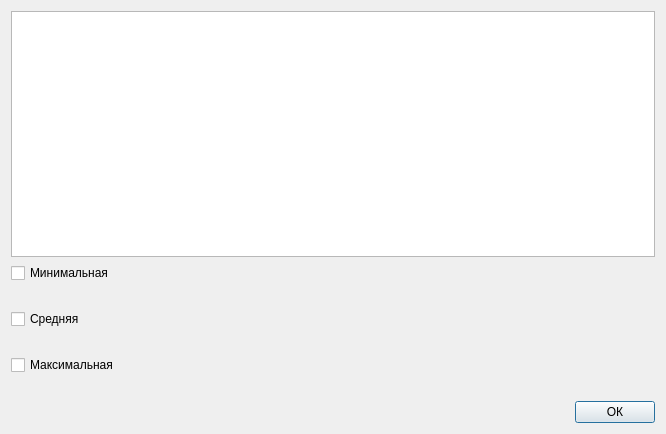
<?xml version="1.0" encoding="UTF-8"?>
<ui version="4.0">
 <class>management_dialog</class>
 <widget class="QDialog" name="management_dialog">
  <property name="geometry">
   <rect>
    <x>0</x>
    <y>0</y>
    <width>666</width>
    <height>434</height>
   </rect>
  </property>
  <property name="windowTitle">
   <string>Dialog</string>
  </property>
  <layout class="QGridLayout" name="gridLayout">
   <item row="7" column="1">
    <widget class="QPushButton" name="pushButton_management_ok">
     <property name="text">
      <string>ОК</string>
     </property>
    </widget>
   </item>
   <item row="3" column="0">
    <widget class="QCheckBox" name="checkBox_mean">
     <property name="text">
      <string>Средняя</string>
     </property>
    </widget>
   </item>
   <item row="0" column="0" colspan="2">
    <widget class="QTextBrowser" name="textBrowser_management"/>
   </item>
   <item row="1" column="0">
    <widget class="QCheckBox" name="checkBox_min">
     <property name="text">
      <string>Минимальная</string>
     </property>
    </widget>
   </item>
   <item row="5" column="0">
    <widget class="QCheckBox" name="checkBox_max">
     <property name="text">
      <string>Максимальная</string>
     </property>
    </widget>
   </item>
   <item row="4" column="0">
    <spacer name="horizontalSpacer_2">
     <property name="orientation">
      <enum>Qt::Horizontal</enum>
     </property>
     <property name="sizeHint" stdset="0">
      <size>
       <width>40</width>
       <height>20</height>
      </size>
     </property>
    </spacer>
   </item>
   <item row="2" column="0">
    <spacer name="horizontalSpacer">
     <property name="orientation">
      <enum>Qt::Horizontal</enum>
     </property>
     <property name="sizeHint" stdset="0">
      <size>
       <width>40</width>
       <height>20</height>
      </size>
     </property>
    </spacer>
   </item>
   <item row="6" column="0">
    <spacer name="horizontalSpacer_3">
     <property name="orientation">
      <enum>Qt::Horizontal</enum>
     </property>
     <property name="sizeHint" stdset="0">
      <size>
       <width>40</width>
       <height>20</height>
      </size>
     </property>
    </spacer>
   </item>
  </layout>
 </widget>
 <resources/>
 <connections/>
</ui>
